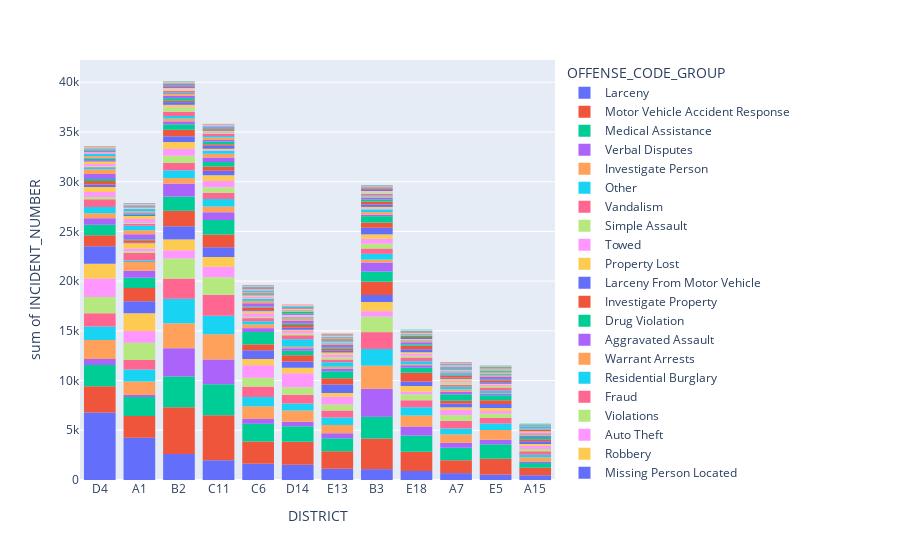

The notebook cell this image was saved under:
### Code cell
# Cek tipe kejahatan apa saja yang untuk tiap DISTRICT

df_d =  df_new.groupby(['DISTRICT', 'OFFENSE_CODE_GROUP']).count()['INCIDENT_NUMBER'].sort_values(ascending = False).to_frame().reset_index()

fig = px.histogram(df_d, x='DISTRICT', y='INCIDENT_NUMBER',color='OFFENSE_CODE_GROUP')
plt.figure(figsize= (18,8))
fig.show()
